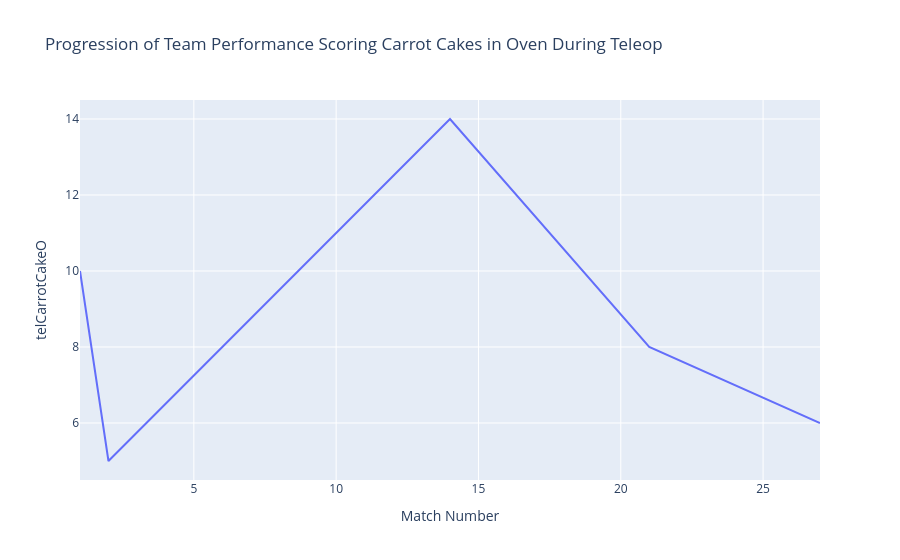

This figure's notebook cell:
### Code cell
#oven carrot cake teleop for a team (area)
indices=scouted_data["Team and Robot"]=="3504"
teamdata=scouted_data[indices]
fig=px.line(teamdata,x="Match Number", y="telCarrotCakeO",title="Progression of Team Performance Scoring Carrot Cakes in Oven During Teleop")
fig

### Figure 1 — Plotly figure (JSON) as saved in the notebook; plotly's stock layout.template omitted (floating-point values rounded to 4 significant figures)
{"data": [{"hovertemplate": "Match Number=%{x}<br>telCarrotCakeO=%{y}<extra></extra>", "legendgroup": "", "line": {"color": "#636efa", "dash": "solid"}, "marker": {"symbol": "circle"}, "mode": "lines", "name": "", "orientation": "v", "showlegend": false, "type": "scatter", "x": [1, 2, 14, 21, 27], "xaxis": "x", "y": [10, 5, 14, 8, 6], "yaxis": "y"}], "layout": {"legend": {"tracegroupgap": 0}, "title": {"text": "Progression of Team Performance Scoring Carrot Cakes in Oven During Teleop"}, "xaxis": {"anchor": "y", "domain": [0, 1], "title": {"text": "Match Number"}}, "yaxis": {"anchor": "x", "domain": [0, 1], "title": {"text": "telCarrotCakeO"}}}}
